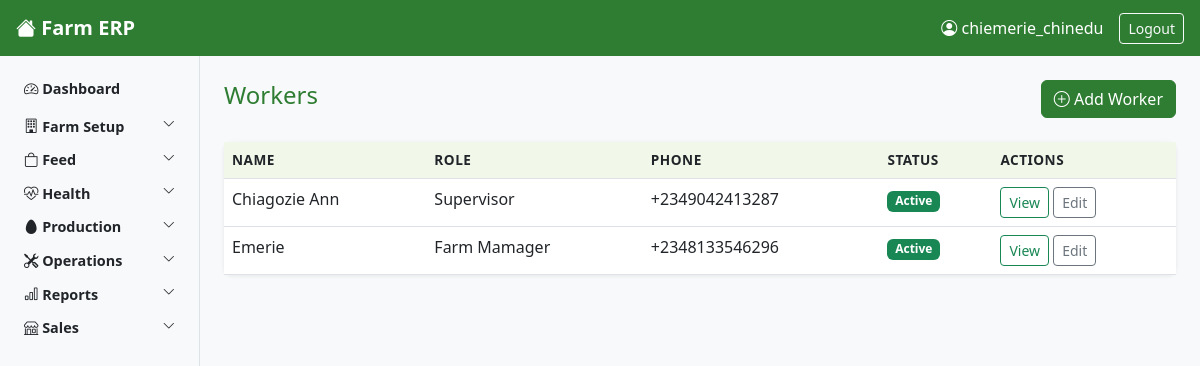
/workers/ (signed in), run on the app's committed database.
### core/models.py (models this page shows, shortened)
class Worker(models.Model):
    ROLE_CHOICES = [
    ('pen_workers', 'Pen Worker'),
    ('supervisor', 'Supervisor'),
    ('store_keeper', 'Store Keeper'),
    ('manager', 'Farm Mamager'),
    ('general_manager', 'General Manager'),
    ('salesperson','Salesperson'),
    ('accountant', 'Accountant'),
    ('director', 'Director'),
    ]
    user = models.OneToOneField(
        User,
        on_delete=models.SET_NULL,
        null=True,
        blank=True,
        related_name='worker_profile'
    )
    full_name = models.CharField(max_length=100)
    role = models.CharField(max_length=50, choices = ROLE_CHOICES)
    phone = models.CharField()
    date_joined = models.DateField()
    is_active = models.BooleanField(default=True)

### core/views.py (the view)
# urls.py: path('workers/', views.WorkerListView.as_view(), name='worker-list'),
class WorkerListView(LoginRequiredMixin, ListView):
    model = Worker
    template_name = 'core/worker_list.html'
    context_object_name = 'workers'

### core/context_processors.py (called while the page is built, shortened)
def user_role_context(request):
    if request.user.is_authenticated:
        return get_user_context(request.user)

### core/permissions.py (called while the page is built)
def get_worker_role(user):
    try:
        return user.worker_profile.role
    except Exception:
        return None

def get_user_context(user):
    role = get_worker_role(user)
    return {
        'user_role': role,
        'is_pen_worker': role == 'pen_worker',
        'is_supervisor': role in ['supervisor', 'store_keeper'],
        'is_manager': role in ['manager', 'general_manager'],
        'is_director': role == 'director',
        'is_salesperson': role == 'salesperson',
        'is_accountant': role == 'accountant',
        'is_manager_or_above': role in ['manager', 'general_manager', 'director'],
        'is_supervisor_or_above': role in ['supervisor', 'store_keeper', 'manager',
                                            'general_manager', 'director'],
    }

### core/templates/core/worker_list.html (shortened to what this page needs)
{% extends 'core/base.html' %}
{% block content %}
<div class="d-flex justify-content-between align-items-center mb-4">
    <h4>Workers</h4>
    <a href="{% url 'worker-create' %}" class="btn btn-success">
        <i class="bi bi-plus-circle"></i> Add Worker
    </a>
</div>
<div class="card">
    <div class="card-body p-0">
        <div class="table-responsive">
        <table class="table table-hover mb-0">
            <thead>
                <tr>
                    <th>Name</th>
                    <th>Role</th>
                    <th>Phone</th>
                    <th>Status</th>
                    <th>Actions</th>
                </tr>
            </thead>
            <tbody>
                {% for worker in workers %}
                <tr>
                    <td>{{ worker.full_name }}</td>
                    <td>{{ worker.get_role_display }}</td>
                    <td>{{ worker.phone|default:"—" }}</td>
                    <td>
                        {% if worker.is_active %}
                            <span class="badge bg-success">Active</span>
                        {% else %}
                            <span class="badge bg-secondary">Inactive</span>
                        {% endif %}
                    </td>
                    <td>
                        <a href="{% url 'worker-detail' worker.pk %}" class="btn btn-sm btn-outline-success">View</a>
                        <a href="{% url 'worker-update' worker.pk %}" class="btn btn-sm btn-outline-secondary">Edit</a>
                    </td>
                </tr>
                {% empty %}
                <tr>
                    <td colspan="5" class="text-center text-muted py-4">No workers found.</td>
                </tr>
                {% endfor %}
            </tbody>
        </table>
        </div>
    </div>
</div>
{% endblock %}

### core/templates/core/base.html (shortened to what this page needs)
<!DOCTYPE html>
<html lang="en">
<head>
    <link href="https://cdn.jsdelivr.net/npm/bootstrap@5.3.0/dist/css/bootstrap.min.css" rel="stylesheet">
    <link href="https://cdn.jsdelivr.net/npm/bootstrap-icons@1.10.0/font/bootstrap-icons.css" rel="stylesheet">
    {% load static %}
    <link rel="stylesheet" href="{% static 'core/css/main.css' %}">
</head>
<body>
<nav class="navbar navbar-dark bg-success px-3">
    <div class="d-flex align-items-center">
        <a class="navbar-brand fw-bold" href="{% url 'dashboard' %}">
            <i class="bi bi-house-fill"></i> Farm ERP
        </a>
    </div>
    <div class="d-flex align-items-center text-white">
        <span class="me-3"><i class="bi bi-person-circle"></i> {{ request.user.username }}</span>
        <form method ="post" action="{% url 'logout' %}" class="d-inline">
         <button type="submit" class="btn btn-outline-light btn-sm">Logout</button>
        </form>
    </div>
</nav>
<div class="container-fluid">
    <div class="row">
        <nav class="col-md-2 d-none d-md-block bg-light sidebar py-3 min-vh-100">
            <ul class="nav flex-column">
                <li class="nav-item mb-1">
                    <a class="nav-link text-dark fw-bold" href="{% url 'dashboard' %}">
                        <i class="bi bi-speedometer2"></i> Dashboard
                    </a>
                </li>
                <li class="nav-item">
                    <a class="nav-link text-dark fw-semibold d-flex justify-content-between"
                    data-bs-toggle="collapse" href="#farmSetup" role="button">
                        <span><i class="bi bi-building"></i> Farm Setup</span>
                        <i class="bi bi-chevron-down small"></i>
                    </a>
                </li>
                <li class="nav-item">
                    <a class="nav-link text-dark fw-semibold d-flex justify-content-between"
                    data-bs-toggle="collapse" href="#feedSection" role="button">
                        <span><i class="bi bi-bag"></i> Feed</span>
                        <i class="bi bi-chevron-down small"></i>
                    </a>
                </li>
                <li class="nav-item">
                    <a class="nav-link text-dark fw-semibold d-flex justify-content-between"
                    data-bs-toggle="collapse" href="#healthSection" role="button">
                        <span><i class="bi bi-heart-pulse"></i> Health</span>
                        <i class="bi bi-chevron-down small"></i>
                    </a>
                </li>
                <li class="nav-item">
                    <a class="nav-link text-dark fw-semibold d-flex justify-content-between"
                    data-bs-toggle="collapse" href="#productionSection" role="button">
                        <span><i class="bi bi-egg-fill"></i> Production</span>
                        <i class="bi bi-chevron-down small"></i>
                    </a>
                </li>
                <li class="nav-item">
                    <a class="nav-link text-dark fw-semibold d-flex justify-content-between"
                    data-bs-toggle="collapse" href="#operationsSection" role="button">
                        <span><i class="bi bi-tools"></i> Operations</span>
                        <i class="bi bi-chevron-down small"></i>
                    </a>
                </li>
                {% if is_supervisor_or_above %}
                <li class="nav-item">
                    <a class="nav-link text-dark fw-semibold d-flex justify-content-between"
                    data-bs-toggle="collapse" href="#reportsSection" role="button">
                        <span><i class="bi bi-bar-chart"></i> Reports</span>
                        <i class="bi bi-chevron-down small"></i>
                    </a>
                </li>
                {% endif %}
                <li class="nav-item">
                    <a class="nav-link text-dark fw-semibold d-flex justify-content-between"
                    data-bs-toggle="collapse" href="#salesSection" role="button">
                        <span><i class="bi bi-shop"></i> Sales</span>
                        <i class="bi bi-chevron-down small"></i>
                    </a>
                </li>
            </ul>
        </nav>
        <main class="col-12 col-md-10 px-4 py-4">
            {% block content %}
            {% endblock %}
        </main>
    </div>
</div>
</body>
</html>

### core/templates/core/css/main.css (style rules this page uses)
body { font-family: 'Segoe UI', sans-serif; background-color: #f8f9fa; }
.sidebar { position: sticky; top: 0; height: 100vh; overflow-y: auto; border-right: 1px solid #dee2e6; }
.sidebar .nav-link { padding: 6px 12px; border-radius: 4px; font-size: 0.9rem; }
.card { border: none; box-shadow: 0 1px 4px rgba(0,0,0,0.08); border-radius: 8px; }
.table th { background-color: #f1f8e9; font-size: 0.85rem; text-transform: uppercase; letter-spacing: 0.5px; }
.btn-success { background-color: #2e7d32; border-color: #2e7d32; }
.navbar { background-color: #2e7d32 !important; }
h4, h5 { color: #2e7d32; }
main { transition: margin-left 0.3s ease; }

### data on the page
Worker: full_name "Chiagozie Ann", role "Supervisor", phone "+2349042413287", is_active "Active"
Worker: full_name "Emerie", role "Farm Mamager", phone "+2348133546296", is_active "Active"

### other printed values
{{ request.user.username }} "chiemerie_chinedu"
